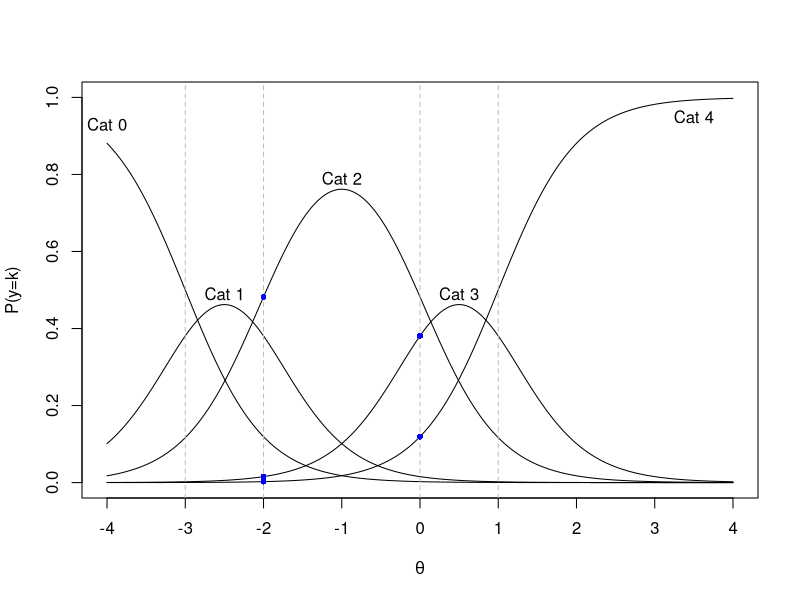
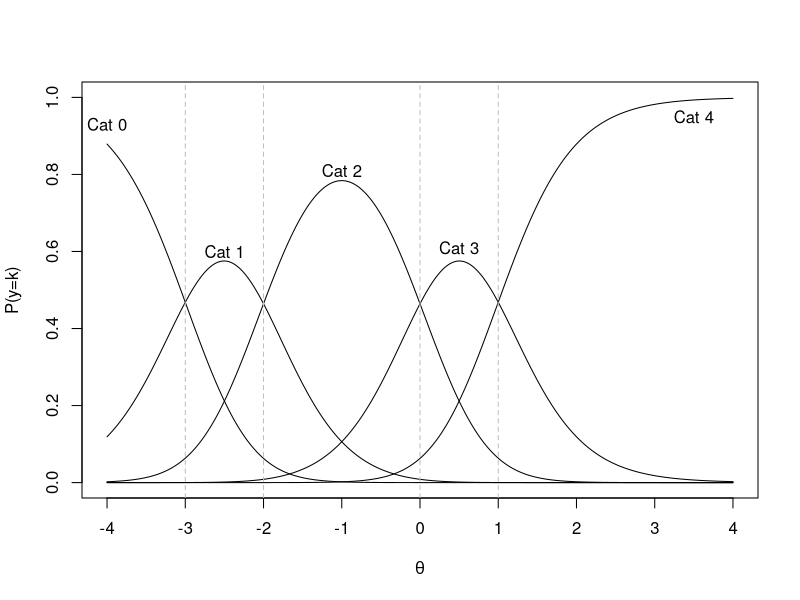

Here is the R script that generated these plots, in order:
## ---- chunk 1
knitr::opts_chunk$set(echo = TRUE)
## ---- chunk 2
a  = 2
d1 = -3
d2 = -2
d3 = 0
d4 = 1

theta <- seq(from=-4,to=4,.01)

p1orabove = 1/(1+exp(a*(d1-theta)))
p2orabove = 1/(1+exp(a*(d2-theta)))
p3orabove = 1/(1+exp(a*(d3-theta)))
p4orabove = 1/(1+exp(a*(d4-theta)))

p0 = 1-p1orabove
p1 = p1orabove - p2orabove
p2 = p2orabove - p3orabove
p3 = p3orabove - p4orabove
p4 = p4orabove

plot(theta,p0,type="l",ylim=c(0,1),xlab=expression(theta),ylab="P(y=k)",xaxt='n')
axis(side=1,at=seq(-4,4,1))
points(theta,p1,type="l")
points(theta,p2,type="l")
points(theta,p3,type="l")
points(theta,p4,type="l")
text(-4,.93,"Cat 0")
text(-2.5,.49,"Cat 1")
text(-1,.79,"Cat 2")
text(.5,.49,"Cat 3")
text(3.5,.95,"Cat 4")

#int1 = log(exp(a*d1+a*d2)/(exp(a*d2)-2*exp(a*d1)))/a
#int2 = log((exp(a*d1+a*d2)+exp(a*d2+a*d3)-(2*exp(a*d1+a*d3)))/(exp(a*d1)+exp(a*d3)-(2*exp(a*d2))))/a
#int3 = log((exp(a*d2+a*d3)+exp(a*d3+a*d4)-(2*exp(a*d2+a*d4)))/(exp(a*d2)+exp(a*d4)-(2*exp(a*d3))))/a
#int4 = log(exp(a*d4)-2*exp(a*d3))/a

#p1orabove = 1/(1+exp(a*(d1-int1)))
#p0 = 1-p1orabove
#points(int1,p0,type="p",pch=16,cex=1)

#p1orabove = 1/(1+exp(a*(d1-int2)))
#p2orabove = 1/(1+exp(a*(d2-int2)))
#p1 = p1orabove-p2orabove
#points(int2,p1,type="p",pch=16,cex=1)

#p2orabove = 1/(1+exp(a*(d2-int3)))
#p3orabove = 1/(1+exp(a*(d3-int3)))
#p2 = p2orabove-p3orabove
#points(int3,p2,type="p",pch=16,cex=1)

#p3orabove = 1/(1+exp(a*(d3-int4)))
#p4orabove = 1/(1+exp(a*(d4-int4)))
#p3 = p3orabove-p4orabove
#points(int4,p3,type="p",pch=16,cex=1)

abline(v=d1,lty=2,col="gray")
abline(v=d2,lty=2,col="gray")
abline(v=d3,lty=2,col="gray")
abline(v=d4,lty=2,col="gray")

p1orabove = 1/(1+exp(a*(d1-d2)))
p2orabove = 1/(1+exp(a*(d2-d2)))
p3orabove = 1/(1+exp(a*(d3-d2)))
p4orabove = 1/(1+exp(a*(d4-d2)))

p0 = 1-p1orabove
p1 = p1orabove-p2orabove
p2 = p2orabove-p3orabove
p3 = p3orabove-p4orabove
p4 = p4orabove

points(d2,p2,type="p",pch=16,cex=.8,col="blue")
points(d2,p3,type="p",pch=16,cex=.8,col="blue")
points(d2,p4,type="p",pch=16,cex=.8,col="blue")


p1orabove = 1/(1+exp(a*(d1-d3)))
p2orabove = 1/(1+exp(a*(d2-d3)))
p3orabove = 1/(1+exp(a*(d3-d3)))
p4orabove = 1/(1+exp(a*(d4-d3)))

p0 = 1-p1orabove
p1 = p1orabove-p2orabove
p2 = p2orabove-p3orabove
p3 = p3orabove-p4orabove
p4 = p4orabove

points(d3,p3,type="p",pch=16,cex=.8,col="blue")
points(d3,p4,type="p",pch=16,cex=.8,col="blue")

## ---- chunk 3
a  = 2
d1 = -3
d2 = -2
d3 = 0
d4 = 1

theta <- seq(from=-4,to=4,.01)

exp0 = 1
exp1 = exp(a*(theta-d1))
exp2 = exp(a*(theta-d1)+a*(theta-d2))
exp3 = exp(a*(theta-d1)+a*(theta-d2)+a*(theta-d3))
exp4 = exp(a*(theta-d1)+a*(theta-d2)+a*(theta-d3)+a*(theta-d4))

p0 = exp0/(exp0+exp1+exp2+exp3+exp4)
p1 = exp1/(exp0+exp1+exp2+exp3+exp4)
p2 = exp2/(exp0+exp1+exp2+exp3+exp4)
p3 = exp3/(exp0+exp1+exp2+exp3+exp4)
p4 = exp4/(exp0+exp1+exp2+exp3+exp4)

plot(theta,p0,type="l",ylim=c(0,1),xlab=expression(theta),ylab="P(y=k)",xaxt='n')
axis(side=1,at=seq(-4,4,1))
points(theta,p1,type="l")
points(theta,p2,type="l")
points(theta,p3,type="l")
points(theta,p4,type="l")
text(-4,.93,"Cat 0")
text(-2.5,.6,"Cat 1")
text(-1,.81,"Cat 2")
text(.5,.61,"Cat 3")
text(3.5,.95,"Cat 4")
abline(v=d1,lty=2,col="gray")
abline(v=d2,lty=2,col="gray")
abline(v=d3,lty=2,col="gray")
abline(v=d4,lty=2,col="gray")
